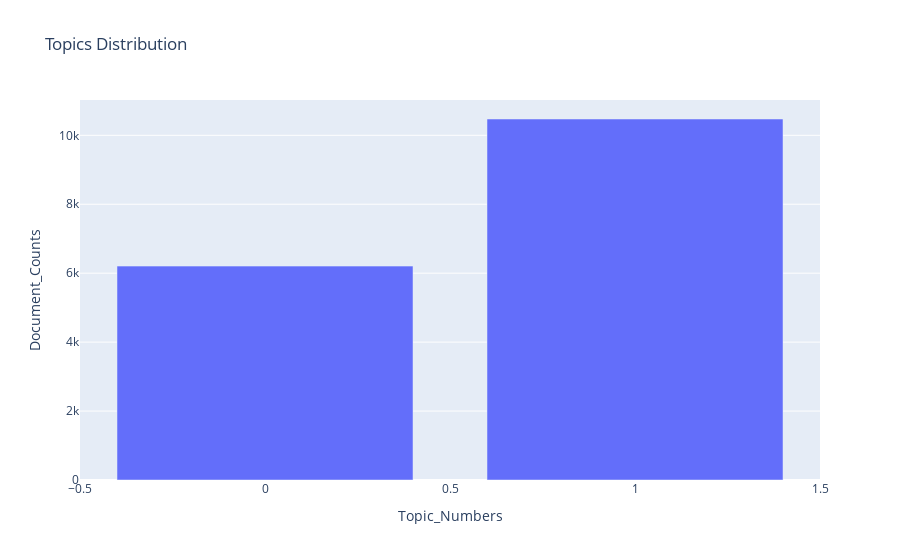

Source (notebook cell):
### Markdown cell above
Topics that can be inferred are:

1. Topic Number: 0
   - Probable topic title: Promotion - Cashback and Referrals
   - Key terms: 'wallet, use, supercash, cashback, upi, offer, rs, app, recharge, pay'

<br>

2. Topic Number: 1
   - Probable topic title: Issues and Queries
   - Key terms: 'money, account, wallet, help, refund, transaction, app, fraud, payment, number'

### Code cell
pre_dist, fig = processor.plot_topic_distribution(pre_df_topic_sents_keywords)
fig.show()

### Figure 1 — Plotly figure (JSON) as saved in the notebook; plotly's stock layout.template omitted (floating-point values rounded to 4 significant figures)
{"data": [{"alignmentgroup": "True", "hovertemplate": "Topic_Numbers=%{x}<br>Document_Counts=%{y}<extra></extra>", "legendgroup": "", "marker": {"color": "#636efa", "pattern": {"shape": ""}}, "name": "", "offsetgroup": "", "orientation": "v", "showlegend": false, "textposition": "auto", "type": "bar", "x": [1, 0], "xaxis": "x", "y": [10473, 6205], "yaxis": "y"}], "layout": {"barmode": "relative", "legend": {"tracegroupgap": 0}, "title": {"text": "Topics Distribution"}, "xaxis": {"anchor": "y", "domain": [0, 1], "title": {"text": "Topic_Numbers"}}, "yaxis": {"anchor": "x", "domain": [0, 1], "title": {"text": "Document_Counts"}}}}
